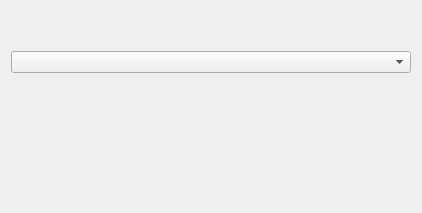
<?xml version="1.0" encoding="UTF-8"?>
<ui version="4.0">
 <class>Form2</class>
 <widget class="QWidget" name="Form2">
  <property name="geometry">
   <rect>
    <x>0</x>
    <y>0</y>
    <width>422</width>
    <height>213</height>
   </rect>
  </property>
  <property name="minimumSize">
   <size>
    <width>422</width>
    <height>213</height>
   </size>
  </property>
  <property name="windowTitle">
   <string>Formulário - 2</string>
  </property>
  <layout class="QVBoxLayout" name="verticalLayout">
   <item>
    <spacer name="verticalSpacer">
     <property name="orientation">
      <enum>Qt::Vertical</enum>
     </property>
     <property name="sizeType">
      <enum>QSizePolicy::Fixed</enum>
     </property>
     <property name="sizeHint" stdset="0">
      <size>
       <width>20</width>
       <height>40</height>
      </size>
     </property>
    </spacer>
   </item>
   <item>
    <widget class="QComboBox" name="comboBox">
     <property name="sizePolicy">
      <sizepolicy hsizetype="Expanding" vsizetype="Fixed">
       <horstretch>0</horstretch>
       <verstretch>0</verstretch>
      </sizepolicy>
     </property>
    </widget>
   </item>
   <item>
    <spacer name="verticalSpacer_2">
     <property name="orientation">
      <enum>Qt::Vertical</enum>
     </property>
     <property name="sizeHint" stdset="0">
      <size>
       <width>20</width>
       <height>204</height>
      </size>
     </property>
    </spacer>
   </item>
  </layout>
 </widget>
 <resources/>
 <connections/>
</ui>
